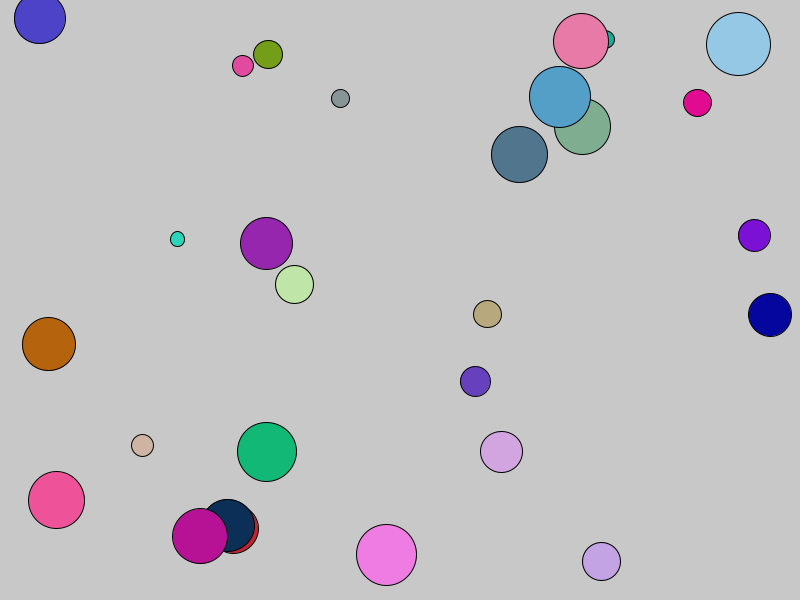
Frame 1 (no input)
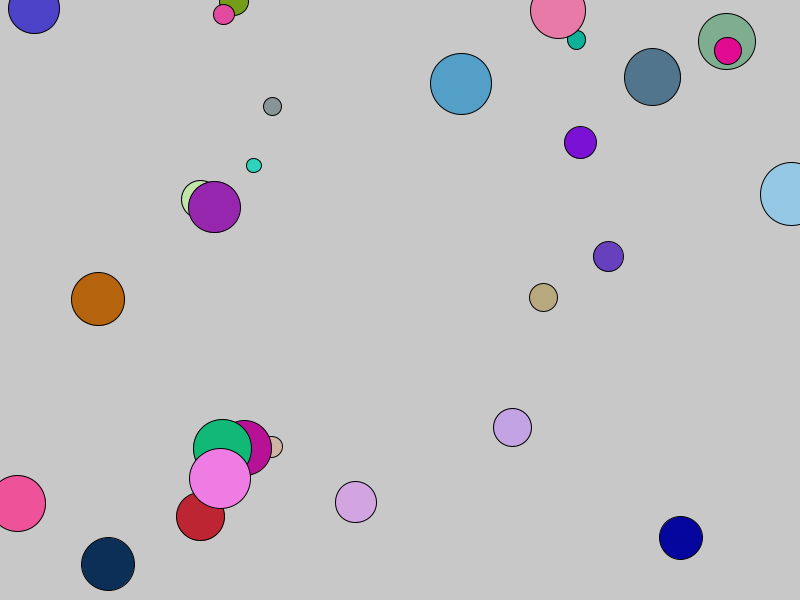
Frame 60 (the mouse pressed at the canvas centre just before this capture)
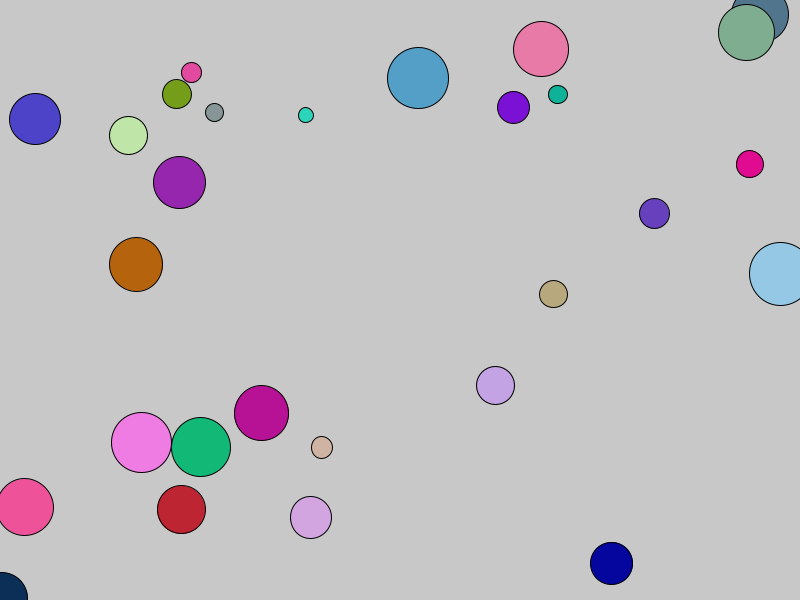
Frame 120 (the mouse held since frame 60 and released just before this capture)

The Processing sketch that drew these frames (run headless with seeded random() and noise(); from frame 60 on, the mouse is pressed at the canvas centre):

// Processing sketch: H_AnimationsAndDynamicBehavior
// ── H_AnimationsAndDynamicBehavior.pde
// Creative Coding workshop: Animations and Dynamic Behavior.
// Adaptation of the Bouncing Balls example on Happy Coding.
// Link: https://happycoding.io/examples/processing/arrays/bouncing-balls
// Freek de Bruijn.
// April, 2021.

int ballCount = 28;

float[] x = new float[ballCount];
float[] y = new float[ballCount];
float[] xSpeed = new float[ballCount];
float[] ySpeed = new float[ballCount];
float[] size = new float[ballCount];
float[] redPart = new float[ballCount];
float[] greenPart = new float[ballCount];
float[] bluePart = new float[ballCount];

int currentFrameRate = 40;

// Setup with one-time initialization.
// (This function is called by Processing when it starts the program.)
void setup() {
  // Set the size of our artwork (width, height in pixels).
  size(800, 600);
  surface.setLocation(10, 560);
  surface.setTitle("Creative Coding workshop: Animations and Dynamic Behavior from Happy Coding");

  for(int ballIndex = 0; ballIndex < ballCount; ballIndex++) {
    // Pick a random start position for this ball.
    x[ballIndex] = random(width);
    y[ballIndex] = random(height);

    // Pick a random speed for this ball.
    xSpeed[ballIndex] = random(-5, 5);
    ySpeed[ballIndex] = random(-5, 5);

    // Pick a random size for this ball.
    size[ballIndex] = random(10, 64);

    // Pick a random color for this ball.
    redPart[ballIndex] = random(256);
    greenPart[ballIndex] = random(256);
    bluePart[ballIndex] = random(256);
  }

  // Set the frame rate: the number of times draw is called per second.
  frameRate(currentFrameRate);
}

// Code to move and draw the bouncing balls.
void draw() {
  background(200);

  for (int ballIndex = 0; ballIndex < ballCount; ballIndex++) {
    // Calculate distance to mouse.
    float distanceToMouse = abs(x[ballIndex] - mouseX) + abs(y[ballIndex] - mouseY);
    // The speed is proportional to the distance to the mouse.
    float speedFactor = distanceToMouse / (width + height);

    // Change the x coordinate for this ball.
    x[ballIndex] = x[ballIndex] + speedFactor * xSpeed[ballIndex];

    // Change the direction for this ball by reversing the sign of the x speed.
    if (x[ballIndex] < 0 || x[ballIndex] > width) {
      xSpeed[ballIndex] = -xSpeed[ballIndex];
    }

    // Change the y coordinate for this ball.
    y[ballIndex] = y[ballIndex] + speedFactor * ySpeed[ballIndex];

    // Change the direction for this ball by reversing the sign of the y speed.
    if (y[ballIndex] < 0 || y[ballIndex] > height) {
      ySpeed[ballIndex] = -ySpeed[ballIndex];
    }

    // Set the fill color for this ball.
    fill(redPart[ballIndex], greenPart[ballIndex], bluePart[ballIndex]);

    // Draw a circle with the right coordinates and size for this ball.
    circle(x[ballIndex], y[ballIndex], size[ballIndex]);
  }
}

// Click the left mouse button: increase the frame rate.
// Click the right mouse button: decrease the frame rate.
void mouseClicked() {
  if (mouseButton == LEFT) {
    currentFrameRate = currentFrameRate + 10;
  } else {
    if (currentFrameRate >= 20) {
      currentFrameRate = currentFrameRate - 10;
    } else {
      currentFrameRate = max(currentFrameRate - 1, 1);
    }
  }

  frameRate(currentFrameRate);
}
